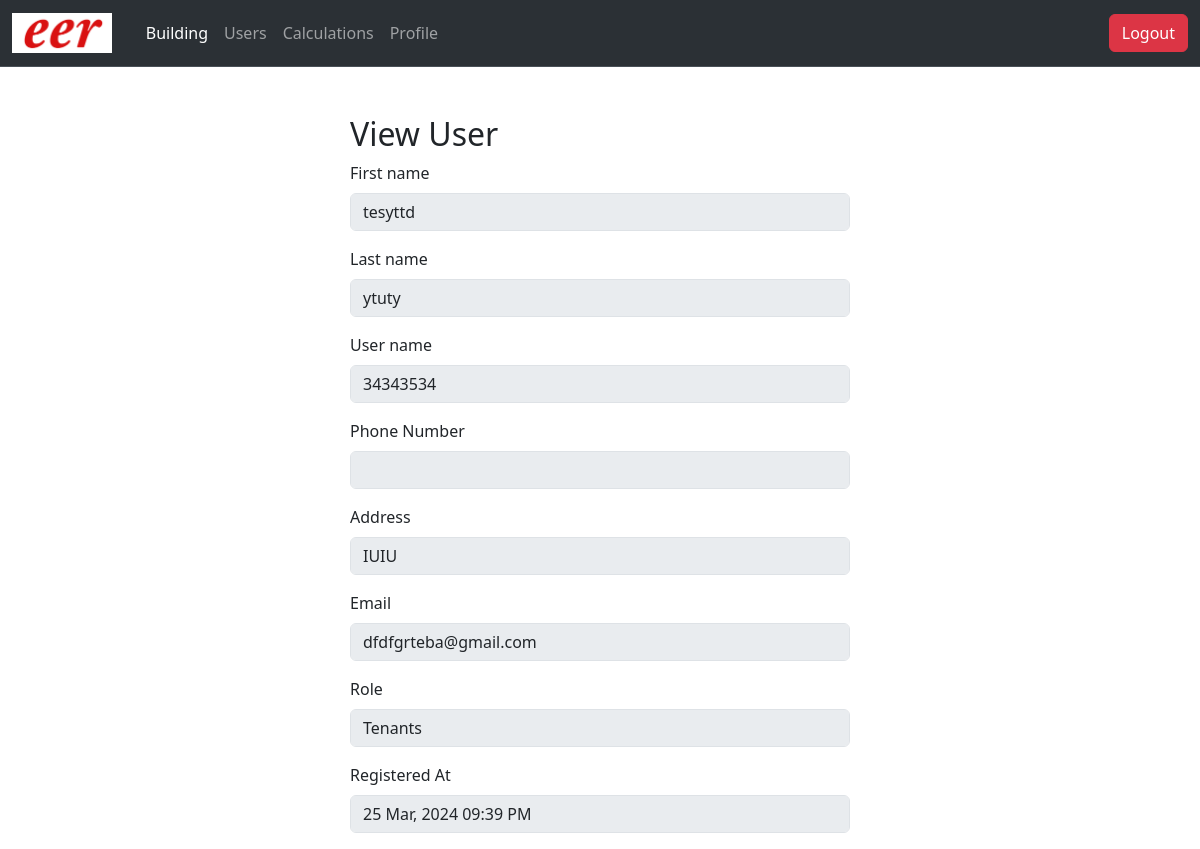
Screenshot of /landlord/view_user.php?id=6 (signed in) with the database file from the repository.
### tables this page shows
CREATE TABLE `users` (
  `id` int(11) NOT NULL,
  `fname` text DEFAULT NULL,
  `lname` text DEFAULT NULL,
  `username` text DEFAULT NULL,
  `email` text DEFAULT NULL,
  `password` text DEFAULT NULL,
  `phone` int(11) DEFAULT NULL,
  `UserAddress` varchar(5000) DEFAULT NULL,
  `role_id` int(11) DEFAULT NULL,
  `created_at` datetime DEFAULT NULL
);

CREATE TABLE `roles` (
  `id` int(11) NOT NULL,
  `name` text DEFAULT NULL,
  `url` text NOT NULL
);

### landlord/view_user.php (the view, shortened to what this page needs)
<?php
include "../php/db.php";
  $id = $_GET['id'];
$user_data = mysqli_query($conn, "SELECT * FROM `users` WHERE `id`=$id");
$data = mysqli_fetch_assoc($user_data);
$role_get = mysqli_fetch_assoc(mysqli_query($conn, "SELECT * FROM `roles` WHERE `id`=$data[role_id]"));
?>
<!doctype html>
<html lang="en">
  <head>
    <link href="https://cdn.jsdelivr.net/npm/bootstrap@5.3.3/dist/css/bootstrap.min.css" rel="stylesheet">
    <link rel="stylesheet" href="https://cdn.datatables.net/2.0.2/css/dataTables.dataTables.min.css">
</head>
<body>
    <?php include("header.php"); ?>
   <div style="max-width: 500px" class=" mx-auto mt-5">
    <div class="d-flex justify-content-between">
<div><h2>View User</h2></div>
    </div>
    <form method="post">
  <div class="mb-3">
    <label for="fname" class="form-label">First name</label>
    <input type="text" name="fname" class="form-control" id="fname" value="<?=$data['fname']?>" readonly disabled>
  </div>
  <div class="mb-3">
    <label for="lname" class="form-label">Last name</label>
    <input type="text" name="lname" class="form-control" id="lname" value="<?=$data['lname']?>" readonly disabled>
  </div>
  <div class="mb-3">
    <label for="username" class="form-label">User name</label>
    <input type="text" name="username" class="form-control" id="username" value="<?=$data['username']?>" readonly disabled>
  </div>
  <div class="mb-3">
    <label for="phone" class="form-label">Phone Number</label>
    <input type="text" name="phone" class="form-control" id="phone" value="<?=$data['phone']?>" readonly disabled>
  </div>
  <div class="mb-3">
    <label for="address" class="form-label">Address</label>
    <input type="text" name="address" class="form-control" id="address" value="<?=$data['UserAddress']?>" readonly disabled>
  </div>
  <div class="mb-3">
    <label for="email" class="form-label">Email</label>
    <input type="text" name="email" class="form-control" id="email" value="<?=$data['email']?>" readonly disabled>
  </div>
  <div class="mb-3">
    <label for="role" class="form-label">Role</label>
    <input type="text" name="role" class="form-control" id="role" value="<?=$role_get['name']?>" readonly disabled>
  </div>
  <div class="mb-3">
    <label for="registered_at" class="form-label">Registered At</label>
    <input type="text" name="registered_at" class="form-control" id="registered_at" value="<?=date('d M, Y h:i A', strtotime($data['created_at']))?>" readonly disabled>
  </div>
</form>
   </div>
   <?php include("footer.php"); ?>

### rows the page displays
users: fname "tesyttd", lname "ytuty", username "34343534", address "IUIU", email "dfdfgrteba@gmail.com", registered_at "25 Mar, 2024 09:39 PM"
roles: role "Tenants"
